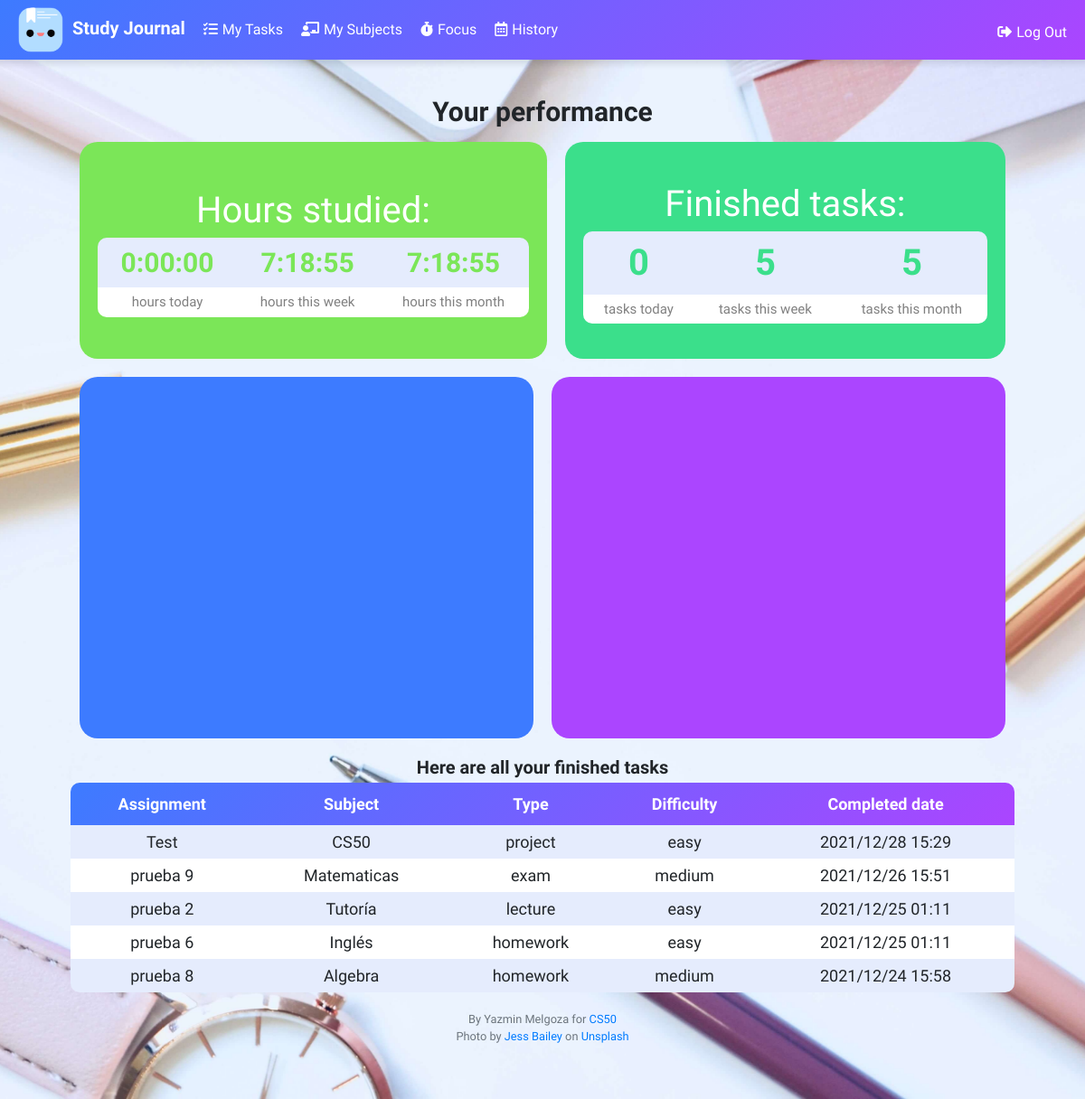
Screenshot of /history (signed in) with the database file from the repository.
### tables this page shows
CREATE TABLE tasks (
		id INTEGER,
		user_id INTEGER,
		assignment TEXT,
		subject_id INTEGER,
		deadline TEXT,
		duration TEXT,
		status TEXT DEFAULT 'assigned',
		difficulty TEXT, type TEXT, completed_date TEXT DEFAULT NULL,
		PRIMARY KEY(id),
		FOREIGN KEY(user_id) REFERENCES users(id),
		FOREIGN KEY(subject_id) REFERENCES subjects(id)
	);

CREATE TABLE subjects (
		id INTEGER,
		user_id INTEGER,
		subject TEXT,
		difficulty TEXT,
		color TEXT,
		PRIMARY KEY(id),
		FOREIGN KEY(user_id) REFERENCES users(id)
	);

### app.py (the view)
@app.route("/history")
@login_required
def history():
    today = date.today()
    week = weekList()
    month = monthList()
    hoursWeek = get_total_hours(week)
    hoursToday = get_total_hours([str(today)])
    hoursMonth = get_total_hours(month)
    hours_studied = {"today": hoursToday, "week": hoursWeek, "month": hoursMonth }
    tasksWeek  = get_total_tasks(week)
    tasksToday = get_total_tasks([str(today)])
    tasksMonth = get_total_tasks(month)
    tasks = {'today': tasksToday, "week": tasksWeek, "month": tasksMonth}
    completed_tasks = db.execute("SELECT a.id, assignment, b.subject, a.deadline, duration, a.difficulty, a.type, a.completed_date, b.color FROM tasks a JOIN subjects b ON a.subject_id = b.id WHERE a.user_id = ? AND a.completed_date IS NOT NULL ORDER BY a.completed_date DESC", session["user_id"])
    return render_template("history.html", hours=hours_studied, tasks = tasks, completed_tasks=completed_tasks)

### app.py (called while the page is built)
@app.after_request
def after_request(response):
    response.headers["Cache-Control"] = "no-cache, no-store, must-revalidate"
    response.headers["Expires"] = 0
    response.headers["Pragma"] = "no-cache"
    response.headers["Access-Control-Allow-Origin"] = "*"
    return response

### helpers.py (called while the page is built)
def login_required(f):
    @wraps(f)
    def decorated_function(*args, **kwargs):
        if session.get("user_id") is None:
            return redirect("/login")
        return f(*args, **kwargs)
    return decorated_function

def monthList():
    day = datetime.date.today()
    current_month = day.month
    tdelta = datetime.timedelta(days=1)
    monthdays = []
    while day.month == current_month:
        monthdays.append(str(day))
        day = day - tdelta
    return monthdays

def weekList():
    today = datetime.date.today()
    week = []
    for i in range(0, 7):
        tdelta = datetime.timedelta(days=i)
        week.append(str(today - tdelta))
    return week

def get_total_hours(dates):
    mysum = datetime.timedelta()
    for date in dates:
        rows = db.execute("SELECT duration FROM studylog WHERE user_id = ? AND date = ?", session["user_id"], date)
        for row in rows:
            timestring = row['duration']
            (h, m, s) = timestring.split(":")
            d = datetime.timedelta(hours=int(h), minutes=int(m), seconds=int(s))
            mysum += d
    return str(mysum)

def get_total_tasks(dates):
    mysum = 0
    for date in dates:
        date = date.replace("-", "/")
        rows = db.execute("SELECT count(assignment) FROM tasks WHERE user_id = ? AND completed_date LIKE ?", session["user_id"], date + "%")
        mysum += int(rows[0]['count(assignment)'])
    return str(mysum)

### templates/history.html (shortened to what this page needs)
{% extends "layout.html" %}
{% block main %}
    <h2>Your performance</h2>
        <div class="contain-flex">
            <div class="box text" id="general">
                Hours studied:
                <table class='data' id='table-general'>
                    <tbody>
                        <tr class="stats">
                            <td>{{hours.today}}</td>
                            <td>{{hours.week}}</td>
                            <td>{{hours.month}}</td>
                        </tr>
                        <tr>
                            <td>hours today</td>
                            <td>hours this week</td>
                            <td>hours this month</td>
                        </tr>
                    </tbody>
                </table>
            </div>
            <div class="box" id="completed-stats">
                Finished tasks:
                <table class='data' id='table-completed'>
                    <tr class="stats">
                        <td>{{tasks.today}}</td>
                        <td>{{tasks.week}}</td>
                        <td>{{tasks.month}}</td>
                    </tr>
                    <tr>
                        <td>tasks today</td>
                        <td>tasks this week</td>
                        <td>tasks this month</td>
                    </tr>
                </table>
            </div>
            <div class="box" id="my-week">
                <div id="myColumnChart"></div>
            </div>
            <div class="box" id="piechart">
                <div id="myPieChart"></div>
            </div>
        </div>
        <div class="table-container">
            <div id="completed-tasks">
                <h3>Here are all your finished tasks</h3>
                <table>
                    <thead>
                        <tr>
                            <th>Assignment</th>
                            <th>Subject</th>
                            <th>Type</th>
                            <th>Difficulty</th>
                            <th>Completed date</th>
                        </tr>
                    </thead>
                    <tbody>
                        {% for row in completed_tasks%}
                            <tr>
                                <td>{{ row.assignment }}</td>
                                <td>{{ row.subject}}</td>
                                <td>{{ row.type}}</td>
                                <td>{{ row.difficulty}}</td>
                                <td>{{ row.completed_date}}</td>
                            </tr>
                        {% endfor %}
                    </tbody>
                </table>
            </div>
        </div>
{% endblock %}

### static/styles.css (style rules this page uses)
* { margin: 0; padding: 0; font-family: "Montserrat"; box-sizing: border-box; }
html { font-size: 62.5%; overflow-x: hidden; }
body { font-size: 1.6rem; }
h2 { font-size: 3rem; font-weight: bold; }
h3 { font-weight: bold; font-size: 2rem; }
.table-container { width: 90%; max-width: 120rem; margin: 1rem auto; max-height: 80vh; overflow-x: scroll; overflow-y: scroll; }
td { border-radius: 1rem; }
thead { background: linear-gradient(135deg, #3d7bff, #ab45ff); color: #FFF; white-space: nowrap; }
td { border-radius: 0; padding: 0.5rem 1rem; }
table { width: 100%; border-radius: 1rem; border-collapse: collapse; overflow: hidden; }
th { padding: 1rem; }
tbody tr:nth-child(even) { background-color: white; }
tbody tr:nth-child(odd) { background-color: #e5ecfd; }
.contain-flex { width: 90%; max-width: 150rem; margin: 0 auto; display: flex; flex-flow: row wrap; align-items: stretch; align-content: stretch; }
div.box { flex-grow: 1; text-align:center; height: 24rem; width: 50rem; border-radius: 2rem; margin: 1rem; padding: 2rem; color: white; font-size: 4rem; display: flex; flex-direction: column; align-items: center; align-content: center; justify-content: center; }
#general { width: max-content; background-color: #7be658; }
#completed-stats { width: max-content; background-color: #3bdf8b; }
#my-week { height: 40rem; width: 45%; min-width: 25rem; background-color: #3d7bff; }
#piechart { background-color: #ab45ff; width: 45%; min-width: 25rem; height: 40rem; }
#myPieChart { width: 100%; height: 100%; }
#myColumnChart { width: 100%; height: 100%; }
table.data tr:last-child > td { color: gray; font-size: 1.5rem; }
table#table-completed tr.stats:first-child> td { color: #3bdf8b; }
table#table-general tr.stats:first-child > td { color: #7be658; font-size: 3rem; }
table.data tr.stats { font-weight: bold; }

### rows the page displays
tasks: assignment "Test", subject "CS50", type "project", difficulty "easy", completed_date "2021/12/28 15:29"
tasks: assignment "prueba 9", subject "Matematicas", type "exam", difficulty "medium", completed_date "2021/12/26 15:51"
tasks: assignment "prueba 2", subject "Tutoría", type "lecture", difficulty "easy", completed_date "2021/12/25 01:11"
tasks: assignment "prueba 6", subject "Inglés", type "homework", difficulty "easy", completed_date "2021/12/25 01:11"
tasks: assignment "prueba 8", subject "Algebra", type "homework", difficulty "medium", completed_date "2021/12/24 15:58"

### other values shown
{{ hours.today }} "0:00:00"
{{ hours.week }} "7:18:55"
{{ hours.month }} "7:18:55"
{{ tasks.today }} "0"
{{ tasks.week }} "5"
{{ tasks.month }} "5"
